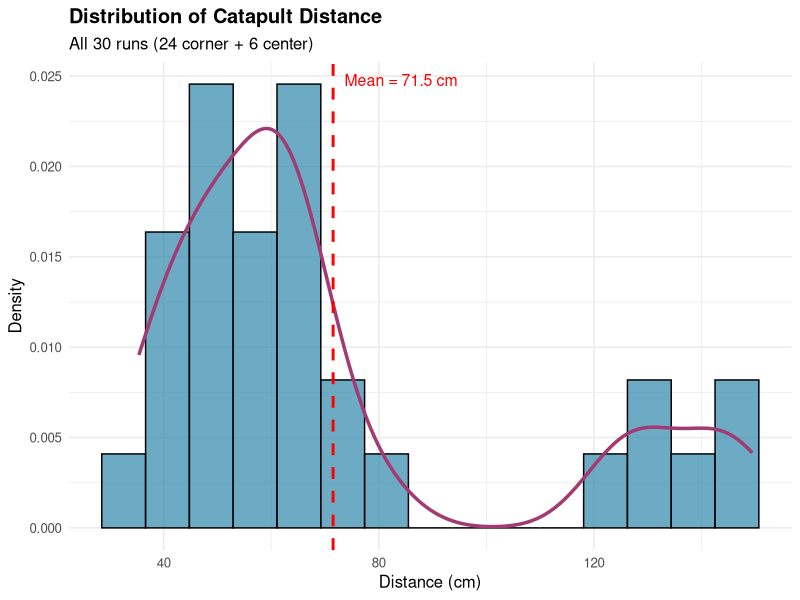
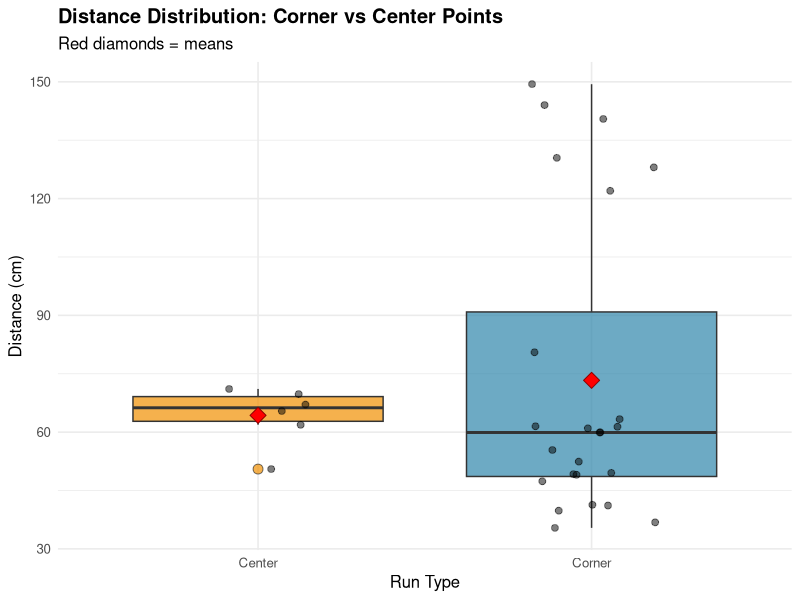

Recreate these plots in R, in order. (Note: this script raises an error after producing the figures.)
## ---- chunk 1
#| label: phase1-setup
#| message: false
#| warning: false

# Load required packages
library(tidyverse)
library(knitr)
library(kableExtra)
library(broom)

# Load the dataset
doe_data <- read_csv("Full_Factorial_Catapult_RunSheet.csv")

# Quick inspection
glimpse(doe_data)
## ---- chunk 2
#| label: phase1-structure

# Check run types
cat("\n\nRun type distribution:\n")
table(doe_data$RunType)

# Verify we have correct number of runs
cat("\n\nTotal runs:", nrow(doe_data))
cat("\nCorner points (RunType = 'Corner'):", sum(doe_data$RunType == "Corner"))
cat("\nCenter points (RunType = 'Center'):", sum(doe_data$RunType == "Center"))

# Check factor levels
cat("\n\nFactor levels check:")
cat("\nA_LaunchAngle unique values:", unique(doe_data$A_LaunchAngle))
cat("\nB_ArmLength unique values:", unique(doe_data$B_ArmLength))
cat("\nC_RubberBands unique values:", unique(doe_data$C_RubberBands))
## ---- chunk 3
#| label: phase1-descriptive

summary_stats <- doe_data %>%
  summarise(
    N = n(),
    Mean = mean(Distance_cm),
    Median = median(Distance_cm),
    SD = sd(Distance_cm),
    Min = min(Distance_cm),
    Max = max(Distance_cm),
    Range = Max - Min 
  )

summary_stats %>%
  mutate(across(where(is.numeric), ~round(., 2))) %>%
  kable(caption = "Overall Descriptive Statistics for Distance (cm)") %>%
  kable_styling(bootstrap_options = c("striped", "hover"), full_width = FALSE)
## ---- chunk 4
#| label: phase1-corner-vs-center

# Compare corner points vs center points
corner_center_comparison <- doe_data %>%
  group_by(RunType) %>%
  summarise(
    N = n(),
    Mean = mean(Distance_cm),
    SD = sd(Distance_cm),
    Min = min(Distance_cm),
    Max = max(Distance_cm),
  )

corner_center_comparison %>%
  mutate(across(where(is.numeric) & !N, ~round(., 2))) %>%
  kable(caption = "Corner Points vs Center Points Comparison") %>%
  kable_styling(bootstrap_options = c("striped", "hover"), full_width = FALSE)
## ---- chunk 5
#| label: phase1-treatment-summary

# Calculate mean distance for each treatment combination (corner points only)
treatment_summary <- doe_data %>%
  filter(RunType == "Corner") %>%
  group_by(LaunchAngle_deg, ArmLength_cm, RubberBands_count) %>%
  summarise(
    N = n(),
    Mean = mean(Distance_cm),
    SD = sd(Distance_cm),
    Min = min(Distance_cm),
    Max = max(Distance_cm),
    .groups = "drop"
  ) %>%
  arrange(desc(Mean))  # Sort by best performing first

treatment_summary %>%
  mutate(across(where(is.numeric) & !c(N, LaunchAngle_deg, RubberBands_count), ~round(., 2))) %>%
  kable(caption = "Treatment Combination Summary (Ranked by Mean Distance)") %>%
  kable_styling(bootstrap_options = c("striped", "hover"), full_width = FALSE)
## ---- chunk 6
#| label: phase1-distribution-plot
#| fig-width: 10
#| fig-height: 6

# Histogram with density overlay
ggplot(doe_data, aes(x = Distance_cm)) +
  geom_histogram(aes(y = after_stat(density)), 
                 bins = 15, fill = "#2E86AB", alpha = 0.7, color = "black") +
  geom_density(linewidth = 1.2, color = "#A23B72") +
  geom_vline(xintercept = mean(doe_data$Distance_cm), 
             linetype = "dashed", color = "red", linewidth = 1) +
  annotate("text", x = mean(doe_data$Distance_cm), y = Inf, 
           label = paste("Mean =", round(mean(doe_data$Distance_cm), 1), "cm"),
           vjust = 2, hjust = -0.1, color = "red", size = 4) +
  labs(
    title = "Distribution of Catapult Distance",
    subtitle = "All 30 runs (24 corner + 6 center)",
    x = "Distance (cm)",
    y = "Density"
  ) +
  theme_minimal(base_size = 12) +
  theme(plot.title = element_text(face = "bold"))
## ---- chunk 7
#| label: phase1-boxplot-runtype
#| fig-width: 8
#| fig-height: 6

# Boxplot comparing corner vs center points
ggplot(doe_data, aes(x = RunType, y = Distance_cm, fill = RunType)) +
  geom_boxplot(alpha = 0.7, outlier.shape = 21, outlier.size = 3) +
  geom_jitter(width = 0.2, alpha = 0.5, size = 2) +
  stat_summary(fun = mean, geom = "point", shape = 23, size = 4, 
               fill = "red", color = "darkred") +
  scale_fill_manual(values = c("Corner" = "#2E86AB", "Center" = "#F18F01")) +
  labs(
    title = "Distance Distribution: Corner vs Center Points",
    subtitle = "Red diamonds = means",
    x = "Run Type",
    y = "Distance (cm)"
  ) +
  theme_minimal(base_size = 12) +
  theme(
    plot.title = element_text(face = "bold"),
    legend.position = "none"
  )
## ---- chunk 8
#| label: phase1-outlier-check

# Calculate outliers using IQR method
Q1 <- quantile(doe_data$Distance_cm, 0.25)
Q3 <- quantile(doe_data$Distance_cm, 0.75)
IQR_val <- Q3 - Q1
lower_fence <- Q1 - 1.5 * IQR_val
upper_fence <- Q3 + 1.5 * IQR_val

# Identify potential outliers
outliers <- doe_data %>%
  filter(Distance_cm < lower_fence | Distance_cm > upper_fence) %>%
  select(RunOrder, RunType, LaunchAngle_deg, ArmLength_cm, RubberBands_count, Distance_cm)

cat("Outlier Detection (IQR Method):\n")
cat("Lower Fence:", round(lower_fence, 2), "cm\n")
cat("Upper Fence:", round(upper_fence, 2), "cm\n")
cat("\nNumber of potential outliers:", nrow(outliers), "\n\n")

if(nrow(outliers) > 0) {
  cat("Potential outlier runs:\n")
  print(outliers)
} else {
  cat("No outliers detected.\n")
}
## ---- chunk 9
#| label: phase2-data-prep

# Filter to corner points only (FULL factorial)
doe_corner <- doe_data %>%
  filter(RunType == "Corner")

cat("FULL FACTORIAL DATA:\n")
cat("  Corner points:", nrow(doe_corner), "\n")
cat("  Unique combinations:", 
    doe_corner %>% 
      distinct(LaunchAngle_deg, ArmLength_cm, RubberBands_count) %>% 
      nrow(), "\n\n")

# Create FRACTIONAL factorial subset (2^(3-1) design)
# Design generator: I = ABC (C = A × B)
fractional_runs <- doe_corner %>%
  filter(
    (LaunchAngle_deg == 15 & ArmLength_cm == 7.5 & RubberBands_count == 4) |
    (LaunchAngle_deg == 45 & ArmLength_cm == 7.5 & RubberBands_count == 2) |
    (LaunchAngle_deg == 15 & ArmLength_cm == 11.5 & RubberBands_count == 2) |
    (LaunchAngle_deg == 45 & ArmLength_cm == 11.5 & RubberBands_count == 4)
  )

cat("FRACTIONAL FACTORIAL SUBSET:\n")
cat("  Runs:", nrow(fractional_runs), "(4 corners × 3 replicates)\n")
cat("  Unique corners:", 
    fractional_runs %>% 
      distinct(LaunchAngle_deg, ArmLength_cm, RubberBands_count) %>% 
      nrow(), "\n")
cat("  Alias structure: [A]=A+BC, [B]=B+AC, [C]=C+AB\n")
## ---- chunk 10
#| label: phase2-fit-models

# FULL FACTORIAL MODELS (24 runs)
model_0 <- lm(Distance_cm ~ 1, data = doe_corner)

model_1 <- lm(Distance_cm ~ LaunchAngle_deg + ArmLength_cm + RubberBands_count, 
              data = doe_corner)

model_2 <- lm(Distance_cm ~ LaunchAngle_deg + ArmLength_cm + RubberBands_count +
                LaunchAngle_deg:ArmLength_cm + 
                LaunchAngle_deg:RubberBands_count + 
                ArmLength_cm:RubberBands_count,
              data = doe_corner)

model_3 <- lm(Distance_cm ~ LaunchAngle_deg * ArmLength_cm * RubberBands_count,
              data = doe_corner)

model_fractional <- lm(Distance_cm ~ LaunchAngle_deg + ArmLength_cm + RubberBands_count,
                       data = fractional_runs)
## ---- chunk 11
#| label: phase2-model-comparison
#| tbl-cap: "Model Comparison: Fit Statistics"

# Extract statistics for all models
model_comparison <- tibble(
  Model = c("Model 0 (Null)", 
            "Model 1 (Main Effects)", 
            "Model 1F (Fractional)", 
            "Model 2 (+ 2-way Interactions)", 
            "Model 3 (Full Model)"),
  Design = c("Full (24 runs)",
             "Full (24 runs)",
             "Fractional (12 runs)",
             "Full (24 runs)",
             "Full (24 runs)"),
  Formula = c("Distance ~ 1",
              "Distance ~ A + B + C",
              "Distance ~ A + B + C",
              "Distance ~ A + B + C + AB + AC + BC",
              "Distance ~ A * B * C"),
  Parameters = c(1, 4, 4, 7, 8),
  AIC = c(AIC(model_0), AIC(model_1), AIC(model_fractional), AIC(model_2), AIC(model_3)),
  BIC = c(BIC(model_0), BIC(model_1), BIC(model_fractional), BIC(model_2), BIC(model_3)),
  R_squared = c(
    summary(model_0)$r.squared,
    summary(model_1)$r.squared,
    summary(model_fractional)$r.squared,
    summary(model_2)$r.squared,
    summary(model_3)$r.squared
  ),
  Adj_R_squared = c(
    summary(model_0)$adj.r.squared,
    summary(model_1)$adj.r.squared,
    summary(model_fractional)$adj.r.squared,
    summary(model_2)$adj.r.squared,
    summary(model_3)$adj.r.squared
  ),
  RMSE = c(
    sigma(model_0),
    sigma(model_1),
    sigma(model_fractional),
    sigma(model_2),
    sigma(model_3)
  )
)

model_comparison %>%
  mutate(
    across(c(AIC, BIC), ~round(., 1)),
    across(c(R_squared, Adj_R_squared), ~round(. * 100, 1)),
    RMSE = round(RMSE, 2)
  ) %>%
  kable() %>%
  kable_styling(bootstrap_options = c("striped", "hover"), full_width = FALSE)
## ---- chunk 12
#| label: phase3-factor-importance
#| tbl-cap: "Factor Importance Comparison: Full vs Fractional Factorial"

# Type II ANOVA for FULL factorial
type2_full <- Anova(model_1, type = "II")

type2_full_results <- type2_full %>%
  as.data.frame() %>%
  rownames_to_column("Factor") %>%
  filter(Factor != "Residuals") %>%
  mutate(
    Factor = case_when(
      Factor == "LaunchAngle_deg" ~ "Launch Angle",
      Factor == "ArmLength_cm" ~ "Arm Length",
      Factor == "RubberBands_count" ~ "Rubber Bands"
    ),
    Variance_Percent = (`Sum Sq` / sum(`Sum Sq`)) * 100
  ) %>%
  arrange(desc(`F value`))

# Type II ANOVA for FRACTIONAL
type2_frac <- Anova(model_fractional, type = "II")

type2_frac_results <- type2_frac %>%
  as.data.frame() %>%
  rownames_to_column("Factor") %>%
  filter(Factor != "Residuals") %>%
  mutate(
    Factor = case_when(
      Factor == "LaunchAngle_deg" ~ "Launch Angle",
      Factor == "ArmLength_cm" ~ "Arm Length",
      Factor == "RubberBands_count" ~ "Rubber Bands"
    ),
    Variance_Percent = (`Sum Sq` / sum(`Sum Sq`)) * 100
  ) %>%
  arrange(desc(`F value`))

# Create comparison table
type2_full_results %>%
  select(Factor, Full_F = `F value`, Full_Var = Variance_Percent, Full_p = `Pr(>F)`) %>%
  left_join(
    type2_frac_results %>% 
      select(Factor, Frac_F = `F value`, Frac_Var = Variance_Percent, Frac_p = `Pr(>F)`),
    by = "Factor"
  ) %>%
  arrange(desc(Full_F)) %>%
  mutate(
    across(c(Full_F, Frac_F), ~round(., 1)),
    across(c(Full_Var, Frac_Var), ~round(., 1)),
    across(c(Full_p, Frac_p), ~ifelse(. < 0.001, "<0.001", round(., 3)))
  ) %>%
  kable(col.names = c("Factor", "F-value", "Var%", "p-value", 
                      "F-value", "Var%", "p-value")) %>%
  kable_styling(bootstrap_options = c("striped", "hover"), full_width = FALSE) %>%
  add_header_above(c(" " = 1, "Full Factorial (24 runs)" = 3, "Fractional (12 runs)" = 3))
## ---- chunk 13
#| label: phase2-importance-plot
#| fig-width: 12
#| fig-height: 6

# Prepare data for plotting
plot_data_full <- type2_full_results %>%
  mutate(Design = "Full Factorial\n(24 runs)")

plot_data_frac <- type2_frac_results %>%
  mutate(Design = "Fractional Factorial\n(12 runs)")

plot_data <- bind_rows(plot_data_full, plot_data_frac) %>%
  mutate(Factor = fct_reorder(Factor, Variance_Percent, .desc = FALSE))

# Create side-by-side comparison plot
ggplot(plot_data, aes(x = Variance_Percent, y = Factor, fill = Design)) +
  geom_col(position = position_dodge(width = 0.8), width = 0.7, alpha = 0.85) +
  geom_text(aes(label = paste0(round(Variance_Percent, 1), "%")),
            position = position_dodge(width = 0.8),
            hjust = -0.2, size = 4, fontface = "bold") +
  scale_fill_manual(values = c("Full Factorial\n(24 runs)" = "#2E86AB",
                                "Fractional Factorial\n(12 runs)" = "#F18F01")) +
  labs(
    title = "Factor Importance Comparison: Full vs Fractional Factorial",
    x = "Variance Explained (%)",
    y = NULL,
    fill = "Design Type"
  ) +
  theme_minimal(base_size = 13) +
  theme(
    plot.title = element_text(face = "bold", size = 15, hjust = 0.5),
    plot.subtitle = element_text(size = 12, hjust = 0.5),
    legend.position = "bottom",
    legend.title = element_text(face = "bold"),
    panel.grid.major.y = element_blank(),
    panel.grid.minor = element_blank()
  ) +
  xlim(0, max(plot_data$Variance_Percent) * 1.15)
## ---- chunk 14
#| label: phase2-standardized-effects

# Standardize the predictors (z-scores)
doe_corner_std <- doe_corner %>%
  mutate(
    LaunchAngle_std = scale(LaunchAngle_deg)[,1],
    ArmLength_std = scale(ArmLength_cm)[,1],
    RubberBands_std = scale(RubberBands_count)[,1]
  )

# Fit model with standardized predictors
model_std <- lm(Distance_cm ~ LaunchAngle_std + ArmLength_std + RubberBands_std,
                data = doe_corner_std)

# Extract standardized coefficients
std_effects <- tidy(model_std) %>%
  filter(term != "(Intercept)") %>%
  mutate(
    Factor = case_when(
      term == "LaunchAngle_std" ~ "A: Launch Angle",
      term == "ArmLength_std" ~ "B: Arm Length",
      term == "RubberBands_std" ~ "C: Rubber Bands"
    ),
    abs_estimate = abs(estimate)
  ) %>%
  arrange(desc(abs_estimate)) %>%
  mutate(Rank = row_number())

# Display table
std_effects %>%
  select(Rank, Factor, estimate, std.error, statistic, p.value) %>%
  mutate(
    estimate = round(estimate, 3),
    std.error = round(std.error, 3),
    statistic = round(statistic, 2),
    p.value = ifelse(p.value < 0.001, "<0.001", round(p.value, 4))
  ) %>%
  kable(col.names = c("Rank", "Factor", "Std. Coefficient", "Std. Error", 
                      "t-value", "P-value"),
        caption = "Standardized Effects (Comparable Across Factors)") %>%
  kable_styling(bootstrap_options = c("striped", "hover"), full_width = FALSE)
## ---- chunk 15
#| label: phase2-main-effects
#| fig-width: 12
#| fig-height: 4
#| fig-cap: "Main Effects of Each Factor on Distance"

# Calculate main effects
main_effects_A <- doe_corner %>%
  group_by(LaunchAngle_deg) %>%
  summarise(
    mean_dist = mean(Distance_cm),
    se = sd(Distance_cm) / sqrt(n()),
    .groups = "drop"
  )

main_effects_B <- doe_corner %>%
  group_by(ArmLength_cm) %>%
  summarise(
    mean_dist = mean(Distance_cm),
    se = sd(Distance_cm) / sqrt(n()),
    .groups = "drop"
  )

main_effects_C <- doe_corner %>%
  group_by(RubberBands_count) %>%
  summarise(
    mean_dist = mean(Distance_cm),
    se = sd(Distance_cm) / sqrt(n()),
    .groups = "drop"
  )

# Create three plots
p_A <- ggplot(main_effects_A, aes(x = LaunchAngle_deg, y = mean_dist)) +
  geom_line(linewidth = 1.2, color = "#2E86AB") +
  geom_point(size = 4, color = "#2E86AB") +
  geom_errorbar(aes(ymin = mean_dist - se, ymax = mean_dist + se), 
                width = 2, linewidth = 1) +
  labs(title = "A: Launch Angle", x = "Angle (degrees)", y = "Mean Distance (cm)") +
  theme(plot.title = element_text(face = "bold"))

p_B <- ggplot(main_effects_B, aes(x = ArmLength_cm, y = mean_dist)) +
  geom_line(linewidth = 1.2, color = "#F18F01") +
  geom_point(size = 4, color = "#F18F01") +
  geom_errorbar(aes(ymin = mean_dist - se, ymax = mean_dist + se), 
                width = 0.2, linewidth = 1) +
  labs(title = "B: Arm Length", x = "Arm Length (cm)", y = "Mean Distance (cm)") +
  theme(plot.title = element_text(face = "bold"))

p_C <- ggplot(main_effects_C, aes(x = RubberBands_count, y = mean_dist)) +
  geom_line(linewidth = 1.2, color = "#A23B72") +
  geom_point(size = 4, color = "#A23B72") +
  geom_errorbar(aes(ymin = mean_dist - se, ymax = mean_dist + se), 
                width = 0.1, linewidth = 1) +
  labs(title = "C: Rubber Bands", x = "Number of Bands", y = "Mean Distance (cm)") +
  theme(plot.title = element_text(face = "bold"))

# Combine
p_A + p_B + p_C
## ---- chunk 16
#| label: phase2-interaction-plots
#| fig-width: 12
#| fig-height: 8
#| fig-cap: "Two-Way Interaction Plots"

# Calculate interaction effects
int_AB <- doe_corner %>%
  group_by(LaunchAngle_deg, ArmLength_cm) %>%
  summarise(mean_dist = mean(Distance_cm), .groups = "drop") %>%
  mutate(ArmLength_cm = factor(ArmLength_cm))

int_AC <- doe_corner %>%
  group_by(LaunchAngle_deg, RubberBands_count) %>%
  summarise(mean_dist = mean(Distance_cm), .groups = "drop") %>%
  mutate(RubberBands_count = factor(RubberBands_count))

int_BC <- doe_corner %>%
  group_by(ArmLength_cm, RubberBands_count) %>%
  summarise(mean_dist = mean(Distance_cm), .groups = "drop") %>%
  mutate(RubberBands_count = factor(RubberBands_count))

# Create interaction plots
p_AB <- ggplot(int_AB, aes(x = LaunchAngle_deg, y = mean_dist, 
                           color = ArmLength_cm, group = ArmLength_cm)) +
  geom_line(linewidth = 1.5) +
  geom_point(size = 4) +
  scale_color_manual(values = c("7.5" = "#2E86AB", "11.5" = "#F18F01"),
                     labels = c("7.5 cm", "11.5 cm")) +
  labs(title = "A × B: Angle × Arm Length Interaction",
       x = "Launch Angle (degrees)", 
       y = "Mean Distance (cm)",
       color = "Arm Length") +
  theme(legend.position = "bottom", plot.title = element_text(face = "bold"))

p_AC <- ggplot(int_AC, aes(x = LaunchAngle_deg, y = mean_dist,
                           color = RubberBands_count, group = RubberBands_count)) +
  geom_line(linewidth = 1.5) +
  geom_point(size = 4) +
  scale_color_manual(values = c("2" = "#2E86AB", "4" = "#A23B72"),
                     labels = c("2 bands", "4 bands")) +
  labs(title = "A × C: Angle × Rubber Bands Interaction",
       x = "Launch Angle (degrees)", 
       y = "Mean Distance (cm)",
       color = "Rubber Bands") +
  theme(legend.position = "bottom", plot.title = element_text(face = "bold"))

p_BC <- ggplot(int_BC, aes(x = ArmLength_cm, y = mean_dist,
                           color = RubberBands_count, group = RubberBands_count)) +
  geom_line(linewidth = 1.5) +
  geom_point(size = 4) +
  scale_color_manual(values = c("2" = "#F18F01", "4" = "#A23B72"),
                     labels = c("2 bands", "4 bands")) +
  labs(title = "B × C: Arm Length × Rubber Bands Interaction",
       x = "Arm Length (cm)", 
       y = "Mean Distance (cm)",
       color = "Rubber Bands") +
  theme(legend.position = "bottom", plot.title = element_text(face = "bold"))

library(patchwork)
(p_AB + p_AC) / (p_BC + plot_spacer())
## ---- chunk 17
#| label: phase2-recommendation

# Find best model by AIC (from full factorial models)
best_model_idx <- model_comparison %>% 
  filter(Design == "Full (24 runs)") %>% 
  slice_min(AIC, n = 1) %>%
  pull(Model)

best_stats <- model_comparison %>% filter(Model == best_model_idx)

cat("RECOMMENDED MODEL:", best_model_idx, "\n\n")

cat("Model Performance:\n")
cat("  - R² =", round(best_stats$R_squared * 100, 1), "%\n")
cat("  - Adjusted R² =", round(best_stats$Adj_R_squared * 100, 1), "%\n")
cat("  - RMSE =", round(best_stats$RMSE, 2), "cm\n")
cat("  - AIC =", round(best_stats$AIC, 1), "\n\n")

cat("FACTOR IMPORTANCE RANKING:\n")
for(i in 1:nrow(type2_full_results)) {
  cat(sprintf("  %d. %s (F=%.1f, p%s, %.1f%% variance)\n", 
              i, 
              type2_full_results$Factor[i],
              type2_full_results$`F value`[i],
              ifelse(type2_full_results$`Pr(>F)`[i] < 0.001, "<0.001", 
                     paste0("=", round(type2_full_results$`Pr(>F)`[i], 3))),
              type2_full_results$Variance_Percent[i]))
}
## ---- chunk 18
#| label: phase3-center-data
#| message: false

# Separate center points from full data
center_points <- doe_data %>%
  filter(RunType == "Center")

# Verify center point configuration
cat("Center Point Configuration:\n")
cat("  Launch Angle:", unique(center_points$LaunchAngle_deg), "degrees\n")
cat("  Arm Length:", unique(center_points$ArmLength_cm), "cm\n")
cat("  Rubber Bands:", unique(center_points$RubberBands_count), "bands\n\n")

cat("Center Point Summary:\n")
cat("  N =", nrow(center_points), "runs\n")
cat("  Mean Distance =", round(mean(center_points$Distance_cm), 2), "cm\n")
cat("  SD =", round(sd(center_points$Distance_cm), 2), "cm\n")
cat("  Min =", round(min(center_points$Distance_cm), 2), "cm\n")
cat("  Max =", round(max(center_points$Distance_cm), 2), "cm\n")
## ---- chunk 19
#| label: phase3-predict-center

# Create prediction data frame (one row with center point values)
center_prediction_data <- data.frame(
  LaunchAngle_deg = 30,
  ArmLength_cm = 9.5,
  RubberBands_count = 3
)

# Predict what Model 2 expects at center point
predicted_center <- predict(model_2, newdata = center_prediction_data)

# Calculate actual center point mean
actual_center <- mean(center_points$Distance_cm)

# Calculate difference (curvature indicator)
curvature_gap <- actual_center - predicted_center

# Display results
cat("CURVATURE TEST: CENTER POINT ANALYSIS\n")

cat("Model 2 Prediction at Center Point:\n")
cat("  Predicted Distance =", round(predicted_center, 2), "cm\n\n")

cat("Actual Center Point Performance:\n")
cat("  Actual Mean Distance =", round(actual_center, 2), "cm\n")
cat("  Standard Deviation =", round(sd(center_points$Distance_cm), 2), "cm\n\n")

cat("Curvature Assessment:\n")
cat("  Gap (Actual - Predicted) =", round(curvature_gap, 2), "cm\n")
cat("  Percent Difference =", round((curvature_gap/predicted_center)*100, 1), "%\n\n")

if(curvature_gap < 0) {
  cat("  Direction: Center is BELOW prediction (downward curvature)\n")
} else {
  cat("  Direction: Center is ABOVE prediction (upward curvature)\n")
}
## ---- chunk 20
#| label: phase3-curvature-test

# Method 1: t-test comparing actual center to predicted
# H0: actual_center = predicted_center (linear model adequate)
# Ha: actual_center ≠ predicted_center (curvature exists)

# Calculate standard error
se_center <- sd(center_points$Distance_cm) / sqrt(nrow(center_points))

# Calculate t-statistic
t_stat <- (actual_center - predicted_center) / se_center

# Degrees of freedom
df <- nrow(center_points) - 1

# Two-tailed p-value
p_value <- 2 * pt(abs(t_stat), df = df, lower.tail = FALSE)

# Display test results
cat("STATISTICAL TEST FOR CURVATURE\n")

cat("Hypothesis Test:\n")
cat("  H₀: Center = Predicted (Linear model adequate)\n")
cat("  Hₐ: Center ≠ Predicted (Curvature exists)\n\n")

cat("Test Statistics:\n")
cat("  t-statistic =", round(t_stat, 3), "\n")
cat("  Degrees of freedom =", df, "\n")
cat("  P-value =", round(p_value, 4), "\n\n")

cat("Decision Criterion:\n")
cat("  Significance level: α = 0.05\n\n")

## ---- chunk 21
#| label: phase5-diagnostics
#| fig-width: 12
#| fig-height: 10
#| fig-cap: "Model 2 Diagnostic Plots"

# Create the 4 standard diagnostic plots
par(mfrow = c(2, 2), mar = c(4, 4, 3, 2))

plot(model_2, which = 1)
plot(model_2, which = 2)
plot(model_2, which = 3)
plot(model_2, which = 5)

par(mfrow = c(1, 1), mar = c(5, 4, 4, 2))

## ---- chunk 22
#| label: phase6-prediction-function

predict_distance <- function(angle, arm, bands, interval = "none") {
  
  # Create input data
  new_data <- data.frame(
    LaunchAngle_deg = angle,
    ArmLength_cm = arm,
    RubberBands_count = bands
  )
  
  # Get prediction
  if (interval == "none") {
    pred <- predict(model_2, newdata = new_data)
    return(round(pred, 1))
  } else {
    pred <- predict(model_2, newdata = new_data, interval = interval, level = 0.95)
    return(round(pred, 1))
  }
}
## ---- chunk 23
#| label: phase6-test-function

# Test optimal configuration
predict_distance(15, 7.5, 4)

# Test worst configuration  
predict_distance(45, 7.5, 2)

# Test center point
predict_distance(30, 9.5, 3)

# Test with confidence interval
predict_distance(15, 7.5, 4, interval = "confidence")

# Test with prediction interval
predict_distance(20, 10, 3.5, interval = "prediction")
